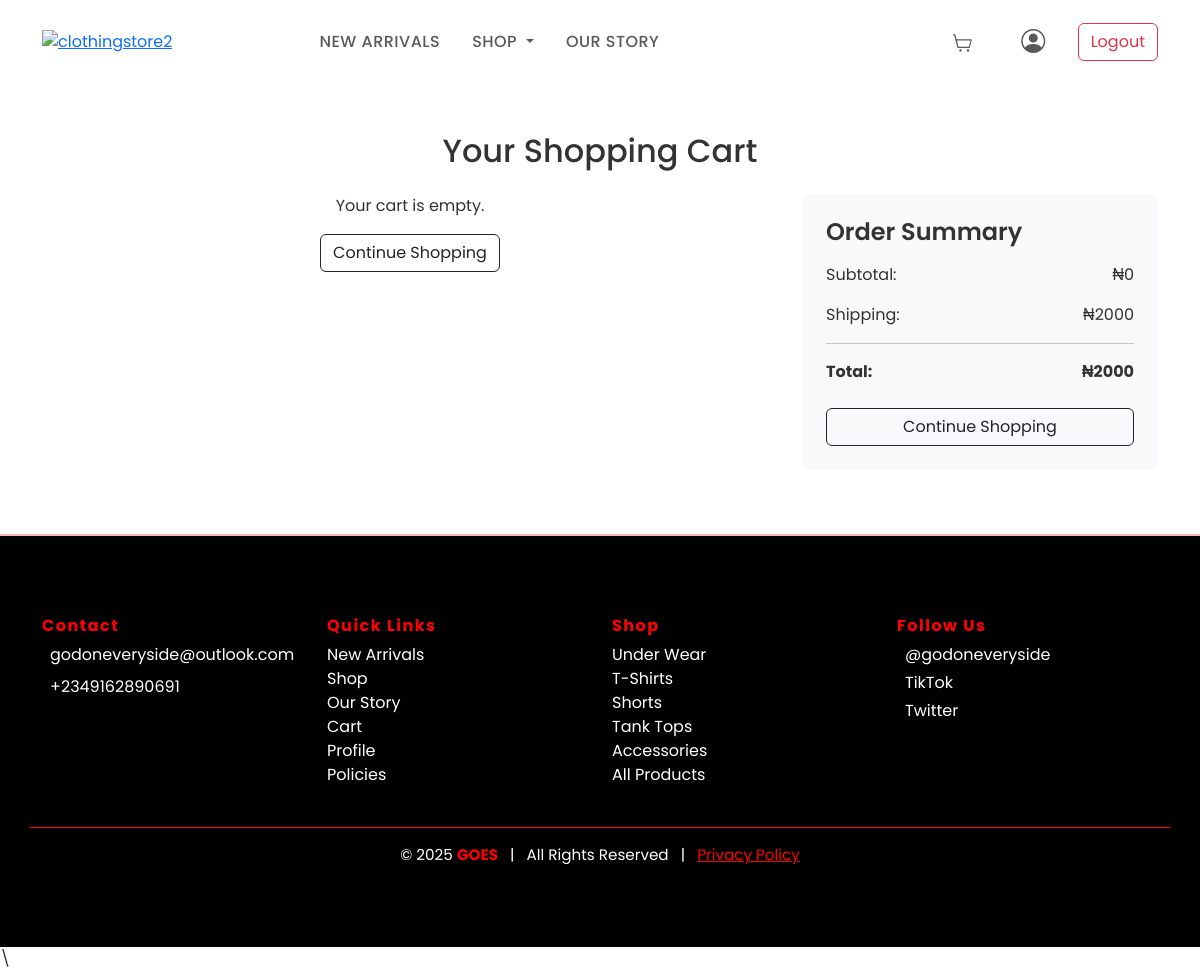
Screenshot of /cart (signed in) with the database file from the repository.
### GOESApp/models.py (models this page shows, shortened)
class Category(models.Model):
    name = models.CharField(max_length=100, blank=True, null=True)
    description = models.TextField(blank=True, null=True)
    class Meta:
        verbose_name = "Category"
        verbose_name_plural = "Categories"

### GOESApp/views.py (the view)
# urls.py: path('cart', views.cart, name='cart'),
def cart(request):
    categories = Category.objects.all()
    cart = None
    cart_items = []
    total_price = 0
    shipping_fee = 2000  # Example fixed shipping fee in NGN
    subtotal = 0
    try:
        if request.user.is_authenticated:
            cart = Cart.objects.get(user=request.user)
        else:
            session_key = request.session.session_key
            if session_key:
                cart = Cart.objects.get(session_key=session_key)
        if cart:
            cart_items = cart.items.all()
            subtotal = sum(item.total_price() for item in cart_items)
            total_price = subtotal + shipping_fee
    except Cart.DoesNotExist:
        pass
    context = {
        'cart': cart,
        'cart_items': cart_items,
        'subtotal': subtotal,
        'shipping_fee': shipping_fee,
        'total_price': total_price,
        'categories': categories,
    }
    return render(request, 'GOESAPP/cart.html', context)

### GOESApp/context_processors.py (called while the page is built)
def cart_item_count(request):
    count = 0
    try:
        if request.user.is_authenticated:
            cart = Cart.objects.get(user=request.user)
        else:
            session_key = request.session.session_key
            if not session_key:
                request.session.create()
            session_key = request.session.session_key
            cart = Cart.objects.get(session_key=session_key)
        if cart:
            count = sum(item.quantity for item in cart.items.all())
    except Cart.DoesNotExist:
        pass
    return {'cart_count': count}

### GOESApp/templates/GOESAPP/cart.html (shortened to what this page needs)
{% load static %}
<!DOCTYPE html>
<html lang="en">
<head>
  <link href="https://cdn.jsdelivr.net/npm/bootstrap@5.3.0/dist/css/bootstrap.min.css" rel="stylesheet" />
  <link href="https://cdn.jsdelivr.net/npm/bootstrap-icons@1.10.5/font/bootstrap-icons.css" rel="stylesheet" />
</head>
<body>
  <nav class="navbar navbar-expand-lg navbar-light bg-white py-3">
    <div class="container">
      <div class="mcb-column-inner mfn-module-wrapper mcb-column-inner-hh9pp43d mcb-item-header_logo-inner">
        <a class="logo-wrapper" href="{% url 'home' %}">
          <img style="width:100px;" src="{% static 'images/LOGO_20_TRANS[1].png'%}" alt="clothingstore2" />
        </a>
      </div>
      <div class="collapse navbar-collapse" id="navMenu">
        <ul class="navbar-nav mx-auto">
          <li class="nav-item">
            <a class="nav-link" href="{% url 'shop' %}">New Arrivals</a>
          </li>
          <li class="nav-item dropdown">
            <a class="nav-link dropdown-toggle" href="#" id="collectionsDropdown" role="button" data-bs-toggle="dropdown" aria-expanded="false">
              Shop
            </a>
          </li>
          <li class="nav-item">
            <a class="nav-link" href="{% url 'our_story' %}">Our Story</a>
          </li>
        </ul>
        <ul class="navbar-nav ms-auto align-items-center">
          {% if user.is_authenticated %}
            <li class="nav-item me-3">
              <a class="nav-link position-relative" href="{% url 'cart' %}">
              </a>
            </li>
            <li class="nav-item me-3">
              <a class="nav-link" href="{% url 'profile' %}" title="Your Account">
                <i class="bi bi-person-circle" style="font-size: 1.5rem;"></i>
              </a>
            </li>
            <li class="nav-item">
              <a class="btn btn-outline-danger" href="{% url 'logout_user' %}">Logout</a>
            </li>
          {% endif %}
        </ul>
      </div>
    </div>
  </nav>
  <section class="container my-5">
    <h2 class="mb-4 text-center">Your Shopping Cart</h2>
    <div class="row g-4">
      <div class="col-lg-8">
        {% if cart_items %}
          {% for item in cart_items %}
            <div class="border rounded p-3 mb-4 cart-item d-flex align-items-center justify-content-between">
              <div class="d-flex align-items-center">
                      {% if item.product.images.first %}
                          <img src="{{ item.product.images.first.image.url }}" alt="{{ item.product.name }}" class="me-3">
                      {% else %}
                          <img src="{% static 'images/default.jpg' %}" alt="{{ item.product.name }}"  class="me-3">
                      {% endif %}
                <div>
                  <h5 class="mb-1">{{ item.product.name }}</h5>
                  <p class="mb-1">
                    <small>
                      {% if item.product.size %}Size: {{ item.product.size }} | {% endif %}
                      {% if item.product.color %}Color: {{ item.product.color }}{% endif %}
                    </small>
                  </p>
                  <p class="mb-1">₦{{ item.product.price|floatformat:0 }} x {{ item.quantity }}</p>
                </div>
              </div>
              <div>
                <form action="{% url 'remove_from_cart' item.id %}" method="POST">
                  {% csrf_token %}
                  <button type="submit" class="btn btn-sm btn-outline-danger"><i class="bi bi-trash"></i></button>
                </form>
              </div>
            </div>
          {% endfor %}
        {% else %}
          <div class="text-center">
            <p>Your cart is empty.</p>
            <a href="{% url 'home' %}" class="btn btn-outline-dark">Continue Shopping</a>
          </div>
        {% endif %}
      </div>
      <div class="col-lg-4">
        <div class="cart-summary">
          <h4 class="mb-3">Order Summary</h4>
          <p class="d-flex justify-content-between">
            <span>Subtotal:</span>
            <span>₦{{ subtotal|floatformat:0 }}</span>
          </p>
          <p class="d-flex justify-content-between">
            <span>Shipping:</span>
            <span>₦{{ shipping_fee|floatformat:0 }}</span>
          </p>
          <hr />
          <p class="d-flex justify-content-between fw-bold">
            <span>Total:</span>
            <span>₦{{ total_price|floatformat:0 }}</span>
          </p>
          <div class="d-grid gap-2 mt-4">
            <a href="{% url 'home' %}" class="btn btn-outline-dark">Continue Shopping</a>
          </div>
        </div>
      </div>
    </div>
  </section>
			<footer id="mfn-footer-template" class="text-white" style="background-color: #000 !important; font-family: 'Poppins', sans-serif; border-top: 2px solid  #ffb3b3;">
			<div class="container py-5">
				<div class="row gy-4">
				<div class="col-12 col-sm-6 col-md-3">
					<h6 style="color:  red; font-weight: 700; letter-spacing: 1.5px;">Contact</h6>
					<p class="mb-2" style="font-size: 1rem;">
					<a href="mailto:godoneveryside@outlook.com" class="text-white text-decoration-none">godoneveryside@outlook.com</a>
					</p>
					<p style="font-size: 1rem;">
					<a href="tel:+2349162890691" class="text-white text-decoration-none">+2349162890691</a>
					</p>
				</div>
				<div class="col-12 col-sm-6 col-md-3">
					<h6 style="color: red; font-weight: 700; letter-spacing: 1.5px;">Quick Links</h6>
					<ul class="list-unstyled" style="font-size: 1rem;">
					<li><a href="{% url 'shop' %}" class="text-white text-decoration-none">New Arrivals</a></li>
					<li><a href="{% url 'shop' %}" class="text-white text-decoration-none">Shop</a></li>
					<li><a href="{% url 'our_story' %}" class="text-white text-decoration-none">Our Story</a></li>
					<li><a href="{% url 'cart' %}" class="text-white text-decoration-none">Cart</a></li>
					<li><a href="{% url 'profile' %}" class="text-white text-decoration-none">Profile</a></li>
					<li><a href="{% url 'policies' %}" class="text-white text-decoration-none">Policies</a></li>
					</ul>
				</div>
				<div class="col-12 col-sm-6 col-md-3">
					<h6 style="color:  red; font-weight: 700; letter-spacing: 1.5px;">Shop</h6>
					<ul class="list-unstyled" style="font-size: 1rem;">
					{% for category in categories %}
						<li><a href="{% url 'shop' %}?category={{ category.id }}" class="text-white text-decoration-none" >{{ category.name }}</a></li>
					{% empty %}
						<li class="text-muted">No collections found.</li>
					{% endfor %}
					</ul>
				</div>
				<div class="col-12 col-sm-6 col-md-3">
					<h6 style="color:  red; font-weight: 700; letter-spacing: 1.5px;">Follow Us</h6>
					<p class="mb-1" style="font-size: 1rem;">
					<a href="https://www.instagram.com/godoneveryside/" target="_blank" class="text-white text-decoration-none">@godoneveryside</a>
					</p>
					<p class="mb-1" style="font-size: 1rem;">
					<a href="https://www.tiktok.com/@godoneveryside" target="_blank" class="text-white text-decoration-none">TikTok</a>
					</p>
					<p style="font-size: 1rem;">
					<a href="https://twitter.com/godoneveryside" target="_blank" class="text-white text-decoration-none">Twitter</a>
					</p>
				</div>
				</div>
				<div class="row mt-4 pt-3 border-top" style="border-color:  red !important;">
				<div class="col text-center" style="font-size: 0.95rem;">
					<span>© 2025 <strong style="color:  red;">GOES</strong></span>
					<span class="mx-2">|</span>
					<span>All Rights Reserved</span>
					<span class="mx-2">|</span>
					<a href="{% url 'policies' %}" class="text-decoration-underline" style="color:  red;">Privacy Policy</a>
				</div>
				</div>
			</div>
			</footer>
<script src="https://cdn.jsdelivr.net/npm/bootstrap@5.3.0/dist/js/bootstrap.bundle.min.js"></script>\
</body>
</html>

### GOESApp/templates/GOESAPP/cart.html (style rules this page uses)
body { font-family: 'Poppins', sans-serif; color: #333; }
.cart-summary { background: #f8f9fa; padding: 1.5rem; border-radius: 8px; }
.cart-summary h4 { font-weight: 600; }
.btn-outline-dark { border-radius: 0.375rem; }
.nav-link { text-transform: uppercase; font-weight: 500; letter-spacing: .5px; margin: 0 .5rem; }
footer { margin-top: 4rem; padding: 2rem 0; background: #fafafa; }

### rows the page displays
Category: name "Under Wear"
Category: name "T-Shirts"
Category: name "Shorts"
Category: name "Tank Tops"
Category: name "Accessories"
Category: name "All Products"

### other values shown
{{ subtotal|floatformat:0 }} "0"
{{ shipping_fee|floatformat:0 }} "2000"
{{ total_price|floatformat:0 }} "2000"
